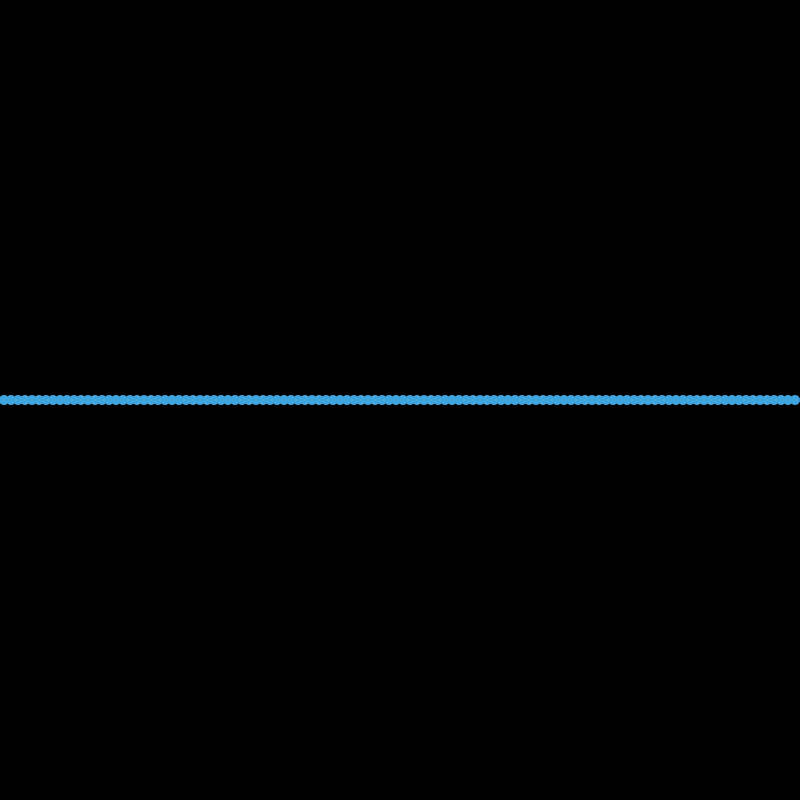
Frame 1 (no input)
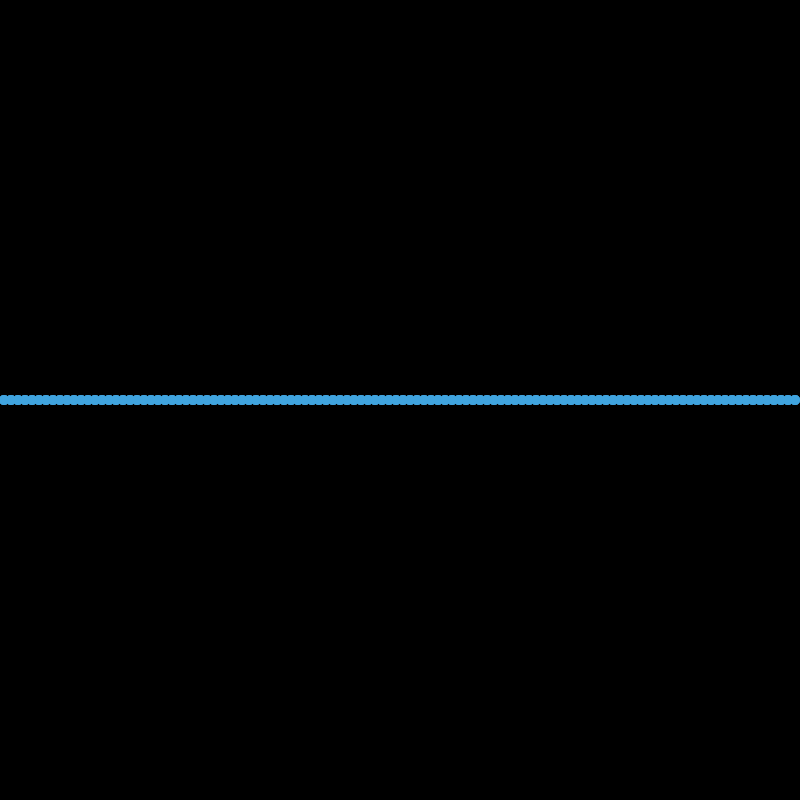
Frame 60 (the mouse pressed at the canvas centre just before this capture)
Frame 120 (the mouse held since frame 60 and released just before this capture): identical to frame 60, image omitted

The Processing sketch that drew these frames (run headless with seeded random() and noise(); from frame 60 on, the mouse is pressed at the canvas centre):

// Processing sketch: nee
// ── nee.pde
//Robin Venhuizen and Thomas van Wanrooij, 2019

Ball [] balls = new Ball[116];

void setup() {
  size(800, 800);
  background(0);
  smooth();
  for (int i = 0; i<balls.length; i++) {
    balls[i] = new Ball(7*i-3);
  }
}

void draw() {
  fill(0, 40);
  rect(0, 0, width, height);
  for (int i = 1; i < balls.length-1; i++) {   

    balls[i].calculate();
    balls[i+1].velocity = (balls[i].yPos - balls[i+1].yPos) * balls[i+1].constant;
    balls[i-1].velocity = (balls[i].yPos - balls[i-1].yPos) * balls[i-1].constant;
    balls[i].display();
  }
}

void mousePressed() {
  for (int i = 0; i < balls.length; i++) {
    balls[balls.length/2].mouse();
  }
}

// ── Ball.pde
//Robin Venhuizen and Thomas van Wanrooij, 2019

class Ball {

  float yPos = height/2;
  float mass = 20;
  float constant = 0.6;
  float force;
  float velocity;
  float accel;
  float xPos;
  float fDamp = 0.95;
  float right;
  float left;


  Ball(float initX) {
    xPos = initX;
  }
  void update() {
    display();
    calculate();
   // velocity = right;
  }


  void calculate() {
    force = -constant * (yPos-height/2);
    accel = force/mass;
    velocity = fDamp * (velocity + accel);
    yPos += velocity;
  }

  void display() {
    fill(64, 164, 223);
    noStroke();
    ellipse(xPos, yPos, 10, 10);
  }


  void mouse() {
    velocity = 120;
  }
}
